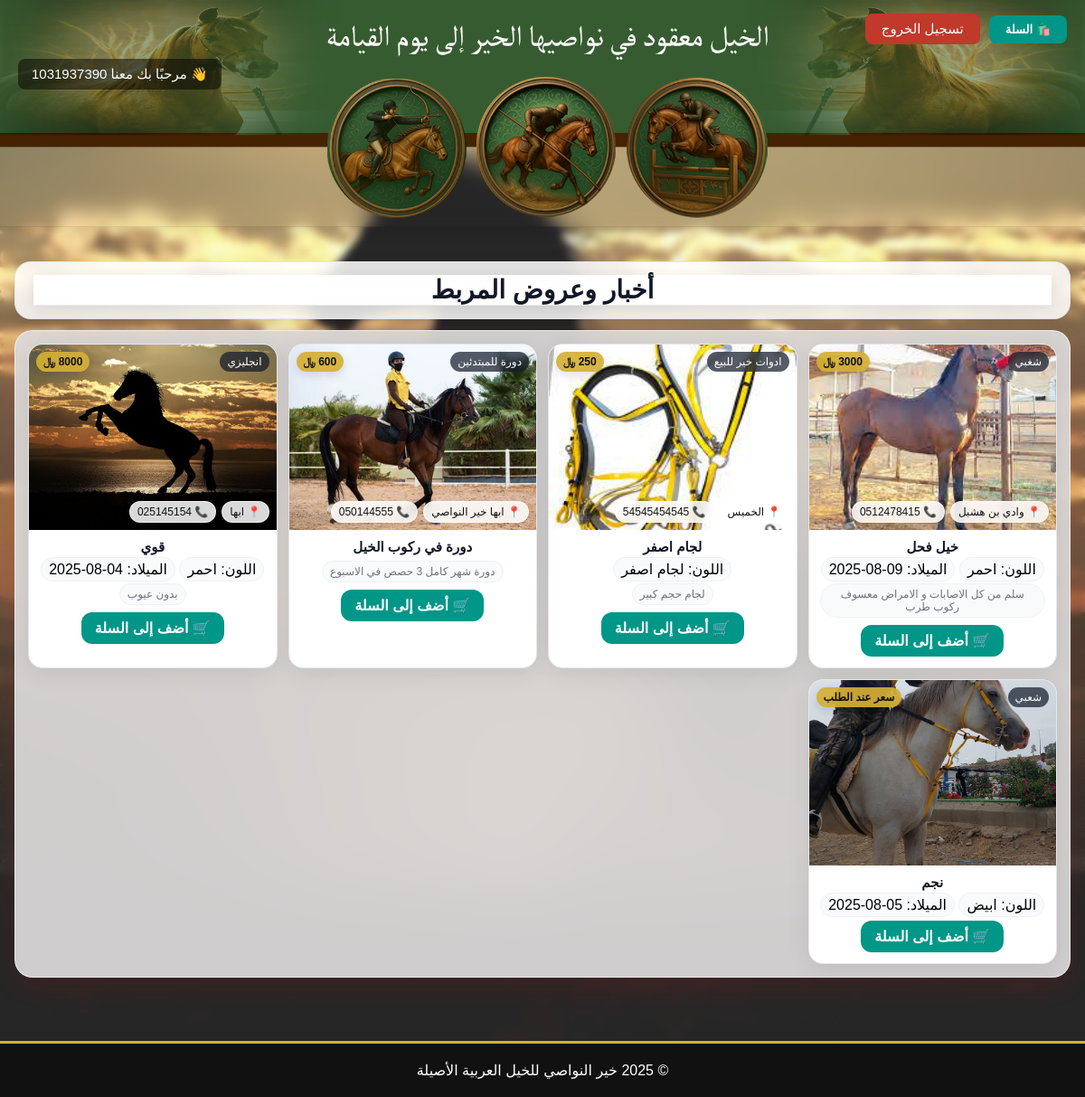
Page /stables/ (signed in) on the committed database.
### stables/models.py (models this page shows, shortened)
class Horse(models.Model):
    name = models.CharField('الاسم', max_length=255)
    breed = models.CharField('السلالة', max_length=100, blank=True, null=True)
    birth_date = models.DateField('تاريخ الميلاد', blank=True, null=True)
    color = models.CharField('اللون', max_length=50, blank=True, null=True)
    photo = models.ImageField('الصورة', upload_to='horses/photos/', blank=True, null=True)
    contact_phone = models.CharField('رقم التواصل', max_length=30, blank=True, null=True)
    price = models.DecimalField('السعر (ريال)', max_digits=10, decimal_places=2, blank=True, null=True)
    specs = models.TextField('المواصفات', blank=True, null=True)
    location = models.CharField('الموقع', max_length=120, blank=True, null=True)
    class Meta:
        verbose_name = 'حصان'
        verbose_name_plural = 'الخيول'

### stables/views.py (the view)
# urls.py: path('', home_view, name='home'),
def home(request):
    horses = Horse.objects.order_by('-id')
    cart_count = get_cart_count(request)
    return render(request, 'home.html', {   # ✅ تعديل هنا فقط
        'horses': horses,
        'cart_count': cart_count
    })

### stables/views.py (called while the page is built)
def get_cart_count(request):
    return len(request.session.get('cart', []))

### templates/home.html (shortened to what this page needs)
{% load static %}
<!DOCTYPE html>
<html lang="ar" dir="rtl">
<head>
</head>
<body>
    {% include 'header.html' %}
    <a href="{% url 'stables:view_cart' %}" class="cart-link">
        🛍️ <span class="cart-count">{{ cart_count }}</span> سلتك
    </a>
    <section class="hero"></section>
    <section class="stb-wrap" aria-labelledby="horses-title">
        <div class="stb-panel">
            <header class="stb-head">
                <h3 id="horses-title" class="stb-title">أخبار وعروض المربط</h3>
            </header>
        </div>
        {% if horses %}
        <div class="sale-frame">
          <div class="stb-grid">
            {% for horse in horses %}
            <article class="stb-card" aria-label="{{ horse.name|default:'حصان' }}">
                <div class="stb-media">
                    {% if horse.photo %}
                      <img loading="lazy" src="{{ horse.photo.url }}" alt="صورة {{ horse.name|default:'حصان' }}">
                    {% endif %}
                    {% if horse.breed %}<span class="stb-badge">{{ horse.breed }}</span>{% endif %}
                    {% if horse.price %}
                      <span class="stb-price">{{ horse.price|floatformat:0 }} ﷼</span>
                    {% else %}
                      <span class="stb-price">سعر عند الطلب</span>
                    {% endif %}
                    <div class="stb-info">
                        {% if horse.location %}<span class="chip">📍 {{ horse.location }}</span>{% endif %}
                        {% if horse.contact_phone %}<span class="chip">📞 {{ horse.contact_phone }}</span>{% endif %}
                    </div>
                </div>
                <div class="stb-body">
                    <h4 class="stb-name">{{ horse.name }}</h4>
                    {% if horse.color %}<span class="stb-chip">اللون: {{ horse.color }}</span>{% endif %}
                    {% if horse.birth_date %}<span class="stb-chip">الميلاد: {{ horse.birth_date|date:"d-m-Y" }}</span>{% endif %}
                    {% if horse.specs %}
                    <div class="stb-meta" style="margin-top:6px;">
                        <span class="stb-chip">{{ horse.specs|truncatechars:60 }}</span>
                    </div>
                    {% endif %}
                    <div>
                        <a href="{% url 'stables:add_to_cart' horse.id %}" class="btn-cart">🛒 أضف إلى السلة</a>
                    </div>
                </div>
            </article>
            {% endfor %}
          </div>
        </div>
        {% else %}
          <div class="stb-panel">لا توجد خيل للبيع حاليًا.</div>
        {% endif %}
    </section>
    {% include 'footer.html' %}
</body>
</html>

### templates/header.html (shortened to what this page needs)
{% load static %}
<header style="
    position: relative;
    width: 100%;
    height: auto;
    background-color: transparent;
    overflow: visible;
    margin: 0;
    padding: 0;
">
    <img src="{% static 'tarwesah.png' %}"
         alt="شعار خير النواصي"
         style="
            width: 100%;
            height: auto;
            object-fit: contain;
            background-color: transparent;
            display: block;
            margin: 0;
            padding: 0;
         ">
    <div class="top-buttons desktop-only" style="
        position: absolute;
        top: 15px;
        right: 20px;
        display: flex;
        align-items: center;
        gap: 10px;
        z-index: 10;
        flex-wrap: wrap;
    ">
        {% if user.is_authenticated %}
            <a href="{% url 'stables:view_cart' %}"
               style="
                   position: relative;
                   text-decoration: none;
                   background: #009688;
                   color: white;
                   padding: 8px 18px;
                   border-radius: 8px;
                   font-size: 13px;
                   font-weight: bold;
                   transition: 0.3s;
               "
               onmouseover="this.style.background='#00796b';"
               onmouseout="this.style.background='#009688';">
               🛍️ السلة
            </a>
            <a href="{% url 'ops:logout' %}"
               style="
                   text-decoration: none;
                   background: #c0392b;
                   color: white;
                   padding: 8px 18px;
                   border-radius: 8px;
                   font-size: 15px;
                   transition: 0.3s;
                   white-space: nowrap;
               "
               onmouseover="this.style.background='darkred';"
               onmouseout="this.style.background='#c0392b';">
               تسجيل الخروج
            </a>
        {% endif %}
    </div>
    {% if user.is_authenticated %}
    <div class="desktop-only" style="
        position: absolute;
        top: 65px;
        left: 20px;
        z-index: 9;
    ">
        <span style="
            color: white;
            font-size: 15px;
            background: rgba(0,0,0,0.5);
            padding: 8px 15px;
            border-radius: 8px;
            display: inline-block;
        ">
            👋 مرحبًا بك معنا {{ user.username }}
        </span>
    </div>
    {% endif %}
    <div style="
        position: absolute;
        top: 0;
        left: 0;
        width: 100%;
        height: 100%;
        display: flex;
        flex-direction: column;
        justify-content: space-between;
        align-items: center;
        text-align: center;
        padding: 20px;
        margin: 0;
        box-sizing: border-box;
        background: none;
    ">
    </div>
</header>

### templates/home.html (style rules this page uses)
body { margin:0; font-family:'Tahoma',sans-serif; background:url('/static/horse-1804425_960_720.jpg') center/cover no-repeat fixed; position:relative; overflow-x:hidden; }
body::before { content:""; position:fixed; inset:0; z-index:-1; background:rgba(255,255,255,.15); backdrop-filter:blur(4px); }
header { position: relative !important; width: 100%; top: 0; left: 0; z-index: 50; background: rgba(255,255,255,0.92); backdrop-filter: blur(10px); border-bottom: 1px solid rgba(0,0,0,0.08); display: flex; flex-direction: column; align-items: center; justify-content: center; text-align: center; padding: 10px 8px; box-shadow: 0 4px 15px rgba(0,0,0,0.1); }
header img { max-width: 100%; height: auto; display: block; margin: 0 auto; }
.hero { height:36vh; display:block; }
:root { --stb-card-bg:#fff; --stb-card-b:#e5e7eb; --stb-text:#111827; --stb-muted:#6b7280; --stb-shadow:0 6px 24px rgba(0,0,0,.08); --stb-radius:16px; }
.stb-wrap { max-width:1200px; margin:0 auto; padding:0 16px 56px; position:relative; z-index:1; margin-top:-210px; }
@media (min-width:1024px) { .stb-wrap { margin-top:-250px; } }
.stb-panel { background:rgba(255,255,255,.86); backdrop-filter:blur(8px); border:1px solid #e5e7eb; border-radius:18px; box-shadow:0 8px 24px rgba(0,0,0,.10); padding:14px 20px; margin-bottom:12px; }
.stb-head { display:flex; align-items:center; justify-content:space-between; gap:12px; flex-wrap:wrap; }
.stb-title { font-size:clamp(20px,2.6vw,28px); color:var(--stb-text); margin:0; font-weight:800; text-align:center; flex:1; }
.stb-grid { display:grid; gap:12px; grid-template-columns:repeat(auto-fit,minmax(250px,1fr)); }
.stb-card { background:var(--stb-card-bg); border:1px solid var(--stb-card-b); border-radius:var(--stb-radius); overflow:hidden; box-shadow:var(--stb-shadow); transition:transform .18s ease, box-shadow .18s ease; }
.stb-media { position:relative; width:100%; aspect-ratio:4/3; background:#f3f4f6; overflow:hidden; }
.stb-media img { width:100%; height:100%; object-fit:cover; display:block; }
.stb-badge { position:absolute; top:8px; inset-inline-start:8px; background:rgba(17,24,39,.7); color:#fff; font-size:12px; padding:4px 8px; border-radius:999px; backdrop-filter:blur(4px); }
.stb-price { position:absolute; top:8px; inset-inline-end:8px; background:rgba(212,175,55,.92); color:#111; font-weight:800; font-size:12px; padding:4px 8px; border-radius:999px; box-shadow:0 4px 12px rgba(0,0,0,.12); display:inline-flex; align-items:center; gap:4px; }
.stb-info { position:absolute; inset-inline:8px; bottom:8px; display:flex; gap:6px; flex-wrap:wrap; }
.stb-info .chip { background:rgba(255,255,255,.85); backdrop-filter:blur(6px); border:1px solid rgba(255,255,255,.6); padding:4px 8px; border-radius:999px; font-size:12px; color:#111; }
.stb-body { padding:10px 12px 12px; text-align:center; }
.stb-name { font-weight:700; color:var(--stb-text); font-size:15px; margin:0 0 6px; white-space:nowrap; overflow:hidden; text-overflow:ellipsis; }
.stb-meta { display:flex; justify-content:center; gap:6px; flex-wrap:wrap; color:var(--stb-muted); font-size:12px; }
.stb-chip { background:#f9fafb; border:1px solid #eef2f7; padding:4px 8px; border-radius:999px; }
.sale-frame { position:relative; padding:14px; border-radius:20px; background:rgba(222, 220, 220, 0.923); backdrop-filter:blur(50px); border:1px solid rgba(255,255,255,.6); box-shadow:0 10px 28px rgba(235, 5, 5, 0.12); margin-block:8px 14px; }
.btn-cart { display:inline-block; margin-top:8px; padding:8px 15px; background:#009688; color:white; border-radius:12px; font-weight:bold; text-decoration:none; transition:background 0.3s; }
.cart-link { position:absolute; top:15px; left:15px; background:#00796b; color:#fff; padding:8px 14px; border-radius:999px; text-decoration:none; font-weight:bold; }
.cart-count { background:red; color:white; border-radius:50%; padding:3px 7px; font-size:12px; margin-right:6px; }

### templates/header.html (style rules this page uses)
body { margin: 0 !important; padding: 0 !important; overflow-x: hidden !important; }
header { margin: 0 !important; padding: 0 !important; width: 100% !important; max-width: 100% !important; }
header img { width: 100% !important; height: auto !important; max-width: 100% !important; object-fit: contain !important; }

### rows in the picture
Horse: photo (picture), breed "شغبي", price "3000", location "وادي بن هشبل", contact_phone "0512478415", name "خيل فحل", color "احمر", birth_date "09-08-2025", specs "سلم من كل الاصابات و الامراض معسوف ركوب طرب"
Horse: photo (picture), breed "ادوات خير للبيع", price "250", location "الخميس", contact_phone "54545454545", name "لجام اصفر", color "لجام اصفر", specs "لجام حجم كبير"
Horse: photo (picture), breed "دورة للمبتدئين", price "600", location "ابها خير النواصي", contact_phone "050144555", name "دورة في ركوب الخيل", specs "دورة شهر كامل 3 حصص في الاسبوع"
Horse: photo (picture), breed "انجليزي", price "8000", location "ابها", contact_phone "025145154", name "قوي", color "احمر", birth_date "04-08-2025", specs "بدون عيوب"
Horse: photo (picture), breed "شعبي", shows "سعر عند الطلب", name "نجم", color "ابيض", birth_date "05-08-2025"

### other values in the picture
{{ user.username }} "1031937390"
